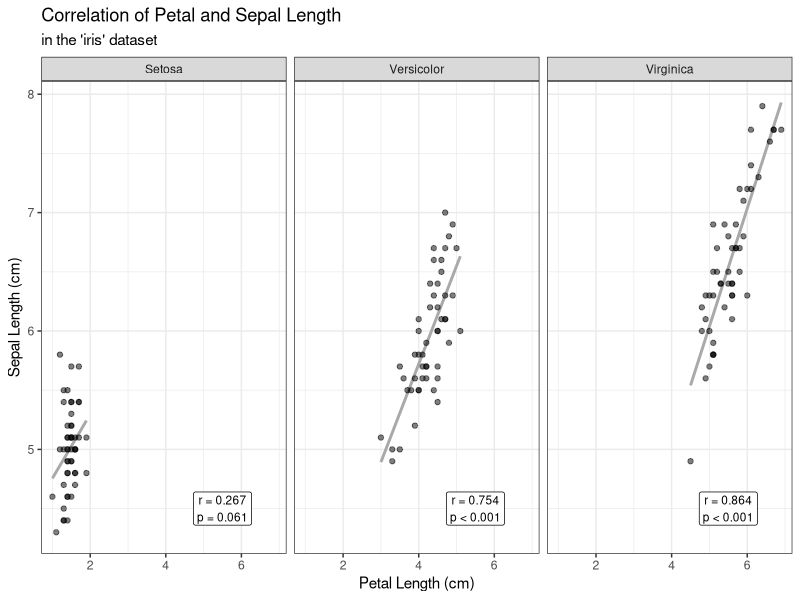
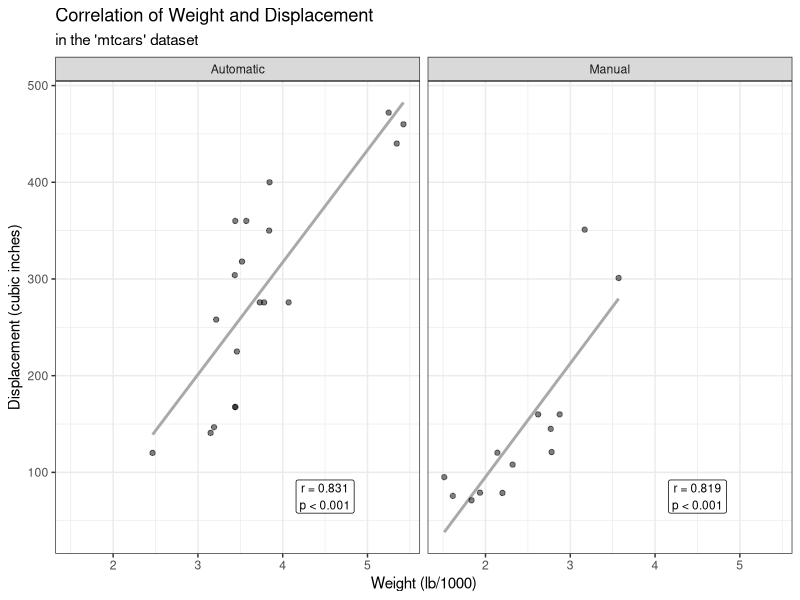

Generate these figures, in order, with R:
# Data + Donuts: Making Beautiful Plots in R's Ggplot2
# Author: Jessica M. Alexander (https://jessb0t.github.io/)
# Workshop Date: 2025-02-13
# Summary: This script uses the standard 'iris' and 'mtcars' datasets to introduce fundamental
#           and semi-advanced features of plotting with ggplot.  The following R functions are covered:
#           - library()
#           - paste()
#           - c()
#           - data.frame()
#           - dplyr::filter()
#           - lplyr::pull()
#           - stats::cor.test()
#           - ggplot2::
#             - ggplot()
#             - aes()
#             - geom_point()
#             - geom_smooth()
#             - geom_label()
#             - facet_wrap()
#             - labs()
#             - theme_bw()
#             - ggsave()


#one-time install to your computer
#install.packages("tidyverse") #this installs multiple packages, including dplyr, lplyr, and ggplot2
#install.packages("datasets") #this installs the package that houses our sample data
#install.packages("stats") #this installs a very common package for standard statistical methods

#the following will need to be done whenever you create a new instance of R
#load necessary packages
library(datasets)
library(tidyverse)
library(stats)

#specify folder where plots should go (discuss relative merits of absolute v. relative paths)
outpath <- "your-filepath-here"

#helper functions and variables
#I like to include the date for any outputs, so this is a handy variable to have
today <- format(Sys.Date(), "%Y%m%d")

#this function takes numbers less than one and decides if they get 3 or four digits for display
digit_display <- function(number){
  if(abs(number)<0.001){
    x <- sprintf("%.4f", number)
  }else{
    x <- sprintf("%.3f", number)
  }
  return (x) #this is a string
}

#this function takes a p-value and gives you a string that either rounds to 3 decimal places or outputs the classic "p<0.001"
tinyps <- function(pval){
  if(pval < 0.001){
    x = "< 0.001"
  }else {
    tmp <- round(pval,3)
    x = paste("= ", as.character(tmp), sep="")
  }
  return (x) #this is a string
}


### EXAMPLE PLOT: IRIS DATASET
#about the dataset (https://en.wikipedia.org/wiki/Iris_flower_data_set)
#pretty picture of irises (https://www.kaggle.com/code/sufyansadiq/exploratory-data-analysis-on-iris-flower-dataset)
#measurements from 150 iris flowers of 5 variables:
# - Sepal.Length (numerical value, in centimeters)
# - Sepal.Width (numerical value, in centimeters)
# - Petal.Length (numerical value, in centimeters)
# - Petal.Width (numerical value, in centimeters)
# - Species (factor of three levels: 'setosa', 'versicolor', 'virginica')

#load the iris data
data(iris) #this will create a dataframe named 'iris' in your environment

#helpful note for your own data: when you want to load your data, you could call the dataframe 'df' and load it by replacing the filepath and filename below
#df <- read.csv("filepath-to-your-data/filename-of-your-data.csv")

#create dataframes that are subsets by species (there are other ways to do this, but this way is easy to read)
df_setosa <- filter(iris, Species=="setosa")
df_versicolor <- filter(iris, Species=="versicolor")
df_virginia <- filter(iris, Species=="virginica")

#using the species-specific dataframes, run correlation tests and assign to variables
corr_setosa <- cor.test(pull(df_setosa, Petal.Length), pull(df_setosa, Sepal.Length), method="pearson")
corr_versicolor <- cor.test(pull(df_versicolor, Petal.Length), pull(df_versicolor, Sepal.Length), method="pearson")
corr_virginia <- cor.test(pull(df_virginia, Petal.Length), pull(df_virginia, Sepal.Length), method="pearson")

#we need a special dataframe to display correlation coefficients and p-values in our plot
label_text_iris <- data.frame(
  label = c(paste("r = ", digit_display(corr_setosa$estimate),
                  "\np ", tinyps(corr_setosa$p.value), sep=""),
            paste("r = ", digit_display(corr_versicolor$estimate),
                  "\np ", tinyps(corr_versicolor$p.value), sep=""),
            paste("r = ", digit_display(corr_virginia$estimate),
                  "\np ", tinyps(corr_virginia$p.value), sep="")),
  Species = c("setosa", "versicolor", "virginica"),
  Petal.Length = c(5.5, 5.5, 5.5),
  Sepal.Length = c(4.5, 4.5, 4.5))

#we build our plot (and assign it to a variable so we can save it as a png file)
plot1 <-  ggplot(data=iris, aes(x=Petal.Length, y=Sepal.Length)) +
  geom_smooth(method="lm", color="darkgrey", se=FALSE) +
  geom_point(alpha=0.5) +
  facet_wrap(~Species, labeller=as_labeller(c(`setosa`="Setosa", `versicolor`="Versicolor", `virginica`="Virginica"))) +
  geom_label(data=label_text_iris, aes(x=Petal.Length, y=Sepal.Length, label=label), size=3, color="black") +
  labs(title="Correlation of Petal and Sepal Length",
     subtitle="in the 'iris' dataset",
     x="Petal Length (cm)",
     y="Sepal Length (cm)") +
  theme_bw()
  #+ theme(plot.title = element_text(hjust = 0.5), plot.subtitle = element_text(hjust = 0.5)) #optional centering of title and subtitle


#output the plot to file
fileout <- paste(outpath, "irisplot_", today, ".png", sep="")
#ggsave(fileout, plot=plot1, width=6, height=4, units="in")


### YOUR TURN: MTCARS DATASET
#about the dataset (https://stat.ethz.ch/R-manual/R-devel/library/datasets/html/mtcars.html)
#auto design details for 32 car models from Motor Trends magazine in 1974; we focus on these variables:
# - disp (numerical value, in cubic inches) = displacement
# - wt (numerical value, in lbs/1000) = weight
# - am (factor of two levels: 0=automatic, 1=manual) = type of transmission

#load the dataset
data(mtcars)

#now create the plot on your own; feel free to customize it in ways you might desire, for example:
# - try changing the theme (+ theme_xxxx())
# - try making the points a different color (color=)
# - try changing the opacity of the points (alpha=)
df_automatic <- filter(mtcars, am==0)
corr_automatic <- cor.test(pull(df_automatic, wt), pull(df_automatic, disp), method="pearson")
df_manual <- filter(mtcars, am==1)
corr_manual <- cor.test(pull(df_manual, wt), pull(df_manual, disp), method="pearson")

label_text_mtcars <- data.frame(
  label = c(paste("r = ", digit_display(corr_manual$estimate),
                  "\np ", tinyps(corr_manual$p.value), sep=""),
            paste("r = ", digit_display(corr_automatic$estimate),
                  "\np ", tinyps(corr_automatic$p.value), sep="")),
  am = c(0, 1),
  wt = c(4.5, 4.5),
  disp = c(75, 75))

plot2 <- ggplot(data=mtcars, aes(x=wt, y=disp)) +
  geom_smooth(method="lm", color="darkgrey", se=FALSE) +
  geom_point(alpha=0.5) +
  facet_wrap(~am, labeller=as_labeller(c(`0`="Automatic", `1`="Manual"))) +
  geom_label(data=label_text_mtcars, aes(x=wt, y=disp, label=label), size=3, color="black") +
  labs(title="Correlation of Weight and Displacement",
       subtitle="in the 'mtcars' dataset",
       x="Weight (lb/1000)",
       y="Displacement (cubic inches)") +
  theme_bw()

fileout2 <- paste(outpath, "mtcarsplot_", today, ".png", sep="")
#ggsave(fileout2, plot=plot2, width=6, height=7, units="in")